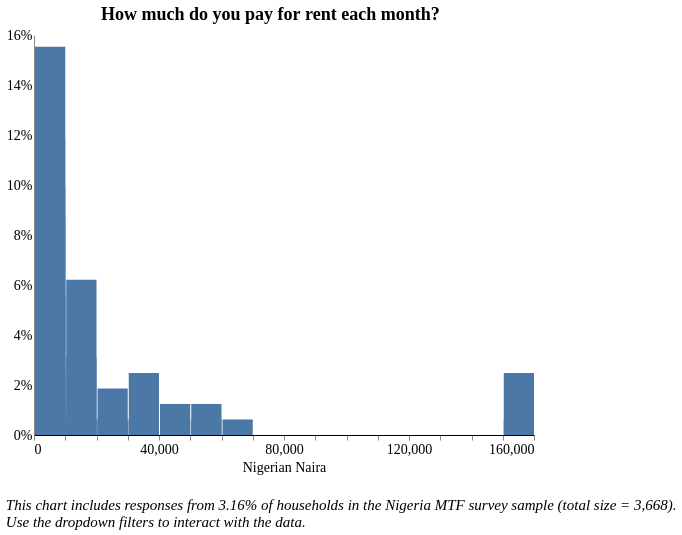

The Vega-Lite source for this figure:
### Vega-Lite specification from a JSON file in a GitHub repository (floating-point values rounded to 4 significant figures; data arrays with more than 128 entries replaced by an {"elided": "..."} marker saying what was removed)
{"width": 800, "height": 400, "config": {"title": {"fontSize": 18, "font": "Times New Roman", "anchor": "center", "fontColor": "#000000"}, "axisX": {"domain": true, "domainColor": "#000000", "grid": false, "labelFont": "Times New Roman", "labelFontSize": 14, "titleFont": "Times New Roman", "titleFontSize": 14, "titleFontWeight": "normal", "title": "X Axis Title (units)"}, "axisY": {"domain": true, "grid": false, "gridColor": "#DEDDDD", "gridWidth": 1, "labelFont": "Times New Roman", "labelFontSize": 14, "labelAngle": 0, "ticks": false, "titleFont": "Times New Roman", "titleFontSize": 14, "titleFontWeight": "normal", "titlePadding": 10, "title": "Y Axis Title (units)"}, "range": {"category": ["#2980B9", "#003366", "#FFAE19", "#D68910", "#E67E22", "#D35400", "#FF4500", "#FF6162", "#438B28", "#45B39D", "#99ADC1", "#212F3C"]}, "legend": {"labelFont": "Times New Roman", "labelFontSize": 14, "symbolType": "square", "symbolSize": 100, "titleFont": "Times New Roman", "titleFontSize": 14, "titleFontWeight": "normal", "title": "Legend", "orient": "right", "offset": 0}, "tooltip": {"font": "Open Sans"}, "view": {"stroke": "transparent", "text": {"font": "Times New Roman", "color": ["#2980B9", "#003366", "#FFAE19", "#D68910", "#E67E22", "#D35400", "#FF4500", "#FF6162", "#438B28", "#45B39D", "#99ADC1", "#212F3C"], "fontSize": 14, "align": "right", "fontWeight": 400, "size": 14}, "bar": {"size": 40, "binSpacing": 1, "continuousBandSize": 30, "discreteBandSize": 30, "fill": ["#2980B9", "#003366", "#FFAE19", "#D68910", "#E67E22", "#D35400", "#FF4500", "#FF6162", "#438B28", "#45B39D", "#99ADC1", "#212F3C"], "stroke": false}}}, "concat": [{"mark": "bar", "encoding": {"tooltip": [{"field": "l_expenditure", "title": "Response (Binned)", "type": "nominal"}, {"aggregate": "sum", "field": "pct", "format": ".2%", "title": "Percentage", "type": "quantitative"}], "x": {"axis": {"title": "Nigerian Naira"}, "bin": {"extent": [1, 160000], "step": 10000}, "field": "l_expenditure", "scale": {"clamp": true, "domain": [0, 160000]}, "type": "quantitative"}, "y": {"aggregate": "sum", "axis": {"format": "%"}, "field": "pct", "title": "", "type": "quantitative"}}, "height": 400, "selection": {"selector001": {"type": "single", "fields": ["locality"], "bind": {"input": "select", "options": [null, 0, 1], "labels": ["National", "Urban", "Rural"], "name": "Locality Breakdown  "}}, "selector002": {"type": "single", "fields": ["elc_aggr_tier"], "bind": {"input": "select", "options": [null, "Tier 0", "Tier 1", "Tier 2", "Tier 3", "Tier 4", "Tier 5"], "labels": ["All Tiers", "Tier 0", "Tier 1", "Tier 2", "Tier 3", "Tier 4", "Tier 5"], "name": "Electricity Tiers  "}}}, "title": {"text": ["How much do you pay for rent each month?"], "color": "black", "subtitleColor": "black"}, "transform": [{"joinaggregate": [{"op": "count", "field": "*", "as": "total"}]}, {"calculate": "1 / datum.total", "as": "pct"}, {"bin": {"maxbins": 20}, "field": "m", "as": "mbin"}, {"filter": {"selection": "selector001"}}, {"filter": {"selection": "selector002"}}], "width": 500}], "data": {"name": "data-5d5cc7486e3cc8818c4a003a869d1e0f"}, "title": {"text": ["", "", "This chart includes responses from 3.16% of households in the Nigeria MTF survey sample (total size = 3,668).", "Use the dropdown filters to interact with the data."], "anchor": "start", "baseline": "bottom", "font": "Times New Roman", "fontSize": 15, "fontStyle": "italic", "fontWeight": "normal", "orient": "bottom"}, "$schema": "https://vega.github.io/schema/vega-lite/v4.17.0.json", "datasets": {"data-5d5cc7486e3cc8818c4a003a869d1e0f": {"elided": "161 records"}}}
